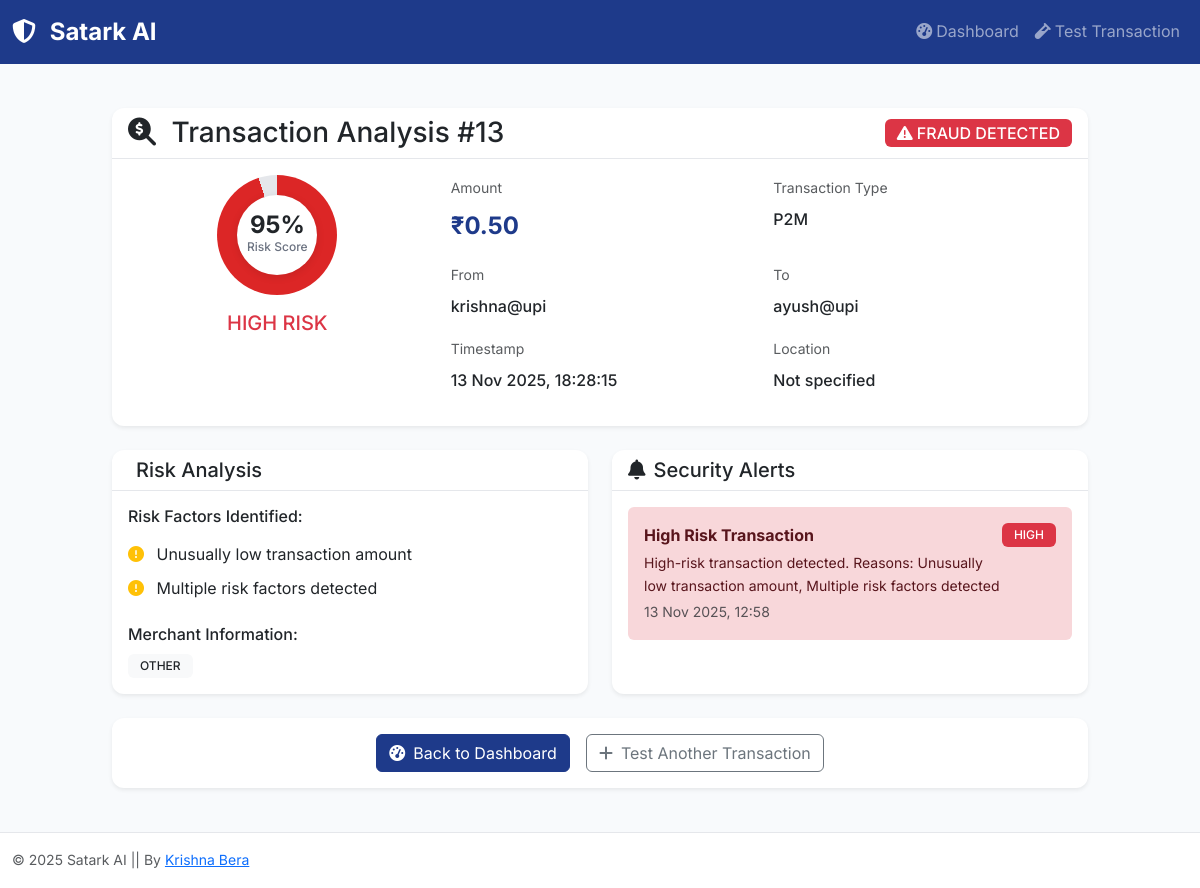
Screenshot of /transaction/13 with the database file from the repository.
### models.py (models this page shows, shortened)
class Transaction(db.Model):
    id = db.Column(db.Integer, primary_key=True)
    amount = db.Column(db.Float, nullable=False)
    sender_id = db.Column(db.String(50), nullable=False)
    receiver_id = db.Column(db.String(50), nullable=False)
    transaction_type = db.Column(db.String(20), nullable=False)
    IST = timezone(timedelta(hours=5, minutes=30))
    timestamp = db.Column(db.DateTime, default=lambda: datetime.now(IST))
    is_fraud = db.Column(db.Boolean, default=False)
    risk_score = db.Column(db.Float, default=0.0)
    location = db.Column(db.String(100))
    device_id = db.Column(db.String(100))
    merchant_category = db.Column(db.String(50))
    def to_dict(self):
        return {
            'id': self.id,
            'amount': self.amount,
            'sender_id': self.sender_id,
            'receiver_id': self.receiver_id,
            'transaction_type': self.transaction_type,
            'timestamp': self.timestamp.isoformat() if self.timestamp else None,
            'is_fraud': self.is_fraud,
            'risk_score': self.risk_score,
            'location': self.location,
            'device_id': self.device_id,
            'merchant_category': self.merchant_category
        }

class FraudAlert(db.Model):
    id = db.Column(db.Integer, primary_key=True)
    transaction_id = db.Column(db.Integer, db.ForeignKey('transaction.id'), nullable=False)
    alert_type = db.Column(db.String(50), nullable=False)
    severity = db.Column(db.String(20), nullable=False)  # HIGH, MEDIUM, LOW
    message = db.Column(db.Text, nullable=False)
    timestamp = db.Column(db.DateTime, default=datetime.utcnow)
    is_resolved = db.Column(db.Boolean, default=False)
    transaction = db.relationship('Transaction', backref=db.backref('alerts', lazy=True))

### routes.py (the view)
@app.route('/transaction/<int:transaction_id>')
def transaction_result(transaction_id):
    transaction = Transaction.query.get_or_404(transaction_id)
    transaction_data = transaction.to_dict()
    reasons = fraud_detector.get_fraud_reasons(transaction_data, transaction.risk_score)
    alerts = FraudAlert.query.filter_by(transaction_id=transaction_id).all()
    return render_template('transaction_result.html',
                         transaction=transaction,
                         reasons=reasons,
                         alerts=alerts)

### fraud_detector.py (called while the page is built)
    def get_fraud_reasons(self, transaction_data, fraud_probability):
        reasons = []
        amount = transaction_data.get('amount', 0)
        hour = datetime.now(IST).hour if 'timestamp' not in transaction_data else pd.to_datetime(transaction_data['timestamp']).hour
        if amount > 50000:
            reasons.append("Very high transaction amount")
        if amount < 1:
            reasons.append("Unusually low transaction amount")
        if hour < 6 or hour > 22:
            reasons.append("Transaction at unusual hours")
        if fraud_probability > 0.8:
            reasons.append("Multiple risk factors detected")
        if not reasons:
            reasons.append("Standard risk assessment completed")
        return reasons

### templates/transaction_result.html (shortened to what this page needs)
{% extends "base.html" %}
{% block content %}
<div class="row justify-content-center">
    <div class="col-xl-10 col-lg-12">
        <div class="card border-0 shadow-sm mb-4">
            <div class="card-header bg-transparent">
                <div class="d-flex justify-content-between align-items-center">
                    <h3 class="card-title mb-0">
                        <i class="fas fa-search-dollar me-2"></i>
                        Transaction Analysis #{{ transaction.id }}
                    </h3>
                    <div class="transaction-status">
                        {% if transaction.is_fraud %}
                            <span class="badge bg-danger fs-6">
                                <i class="fas fa-exclamation-triangle me-1"></i>FRAUD DETECTED
                            </span>
                        {% else %}
                            <span class="badge bg-success fs-6">
                                <i class="fas fa-check-circle me-1"></i>LEGITIMATE
                            </span>
                        {% endif %}
                    </div>
                </div>
            </div>
            <div class="card-body">
                <div class="row">
                    <div class="col-md-4 mb-3">
                        <div class="text-center">
                            <div class="risk-gauge mb-3">
                                <div class="risk-circle" style="background: conic-gradient(
                                    {% if transaction.risk_score > 0.7 %}#DC2626{% elif transaction.risk_score > 0.3 %}#D97706{% else %}#059669{% endif %} 0deg,
                                    {% if transaction.risk_score > 0.7 %}#DC2626{% elif transaction.risk_score > 0.3 %}#D97706{% else %}#059669{% endif %} {{ transaction.risk_score * 360 }}deg,
                                    #E5E7EB {{ transaction.risk_score * 360 }}deg
                                );">
                                    <div class="risk-inner">
                                        <div class="risk-percentage">{{ "%.0f"|format(transaction.risk_score * 100) }}%</div>
                                        <div class="risk-label">Risk Score</div>
                                    </div>
                                </div>
                            </div>
                            <h5 class="mb-0">
                                {% if transaction.risk_score > 0.7 %}
                                    <span class="text-danger">HIGH RISK</span>
                                {% elif transaction.risk_score > 0.3 %}
                                    <span class="text-warning">MEDIUM RISK</span>
                                {% else %}
                                    <span class="text-success">LOW RISK</span>
                                {% endif %}
                            </h5>
                        </div>
                    </div>
                    <div class="col-md-8">
                        <div class="row">
                            <div class="col-sm-6 mb-3">
                                <label class="form-label small text-muted">Amount</label>
                                <div class="fw-bold fs-4 text-primary">₹{{ "%.2f"|format(transaction.amount) }}</div>
                            </div>
                            <div class="col-sm-6 mb-3">
                                <label class="form-label small text-muted">Transaction Type</label>
                                <div class="fw-medium">{{ transaction.transaction_type }}</div>
                            </div>
                            <div class="col-sm-6 mb-3">
                                <label class="form-label small text-muted">From</label>
                                <div class="fw-medium text-truncate">{{ transaction.sender_id }}</div>
                            </div>
                            <div class="col-sm-6 mb-3">
                                <label class="form-label small text-muted">To</label>
                                <div class="fw-medium text-truncate">{{ transaction.receiver_id }}</div>
                            </div>
                            <div class="col-sm-6 mb-3">
                                <label class="form-label small text-muted">Timestamp</label>
                                <div class="fw-medium">{{ transaction.timestamp.strftime('%d %b %Y, %H:%M:%S') }}</div>
                            </div>
                            <div class="col-sm-6 mb-3">
                                <label class="form-label small text-muted">Location</label>
                                <div class="fw-medium">{{ transaction.location or 'Not specified' }}</div>
                            </div>
                        </div>
                    </div>
                </div>
            </div>
        </div>
        <div class="row">
            <div class="col-md-6 mb-4">
                <div class="card border-0 shadow-sm h-100">
                    <div class="card-header bg-transparent">
                        <h5 class="card-title mb-0">
                            Risk Analysis
                        </h5>
                    </div>
                    <div class="card-body">
                        <h6 class="mb-3">Risk Factors Identified:</h6>
                        <ul class="list-unstyled">
                            {% for reason in reasons %}
                            <li class="mb-2">
                                <i class="fas fa-exclamation-circle text-warning me-2"></i>
                                {{ reason }}
                            </li>
                            {% endfor %}
                        </ul>
                        {% if transaction.merchant_category %}
                        <div class="mt-4">
                            <h6 class="mb-2">Merchant Information:</h6>
                            <span class="badge bg-light text-dark">{{ transaction.merchant_category }}</span>
                        </div>
                        {% endif %}
                    </div>
                </div>
            </div>
            <div class="col-md-6 mb-4">
                <div class="card border-0 shadow-sm h-100">
                    <div class="card-header bg-transparent">
                        <h5 class="card-title mb-0">
                            <i class="fas fa-bell me-2"></i>Security Alerts
                        </h5>
                    </div>
                    <div class="card-body">
                        {% if alerts %}
                            {% for alert in alerts %}
                            <div class="alert alert-{{ 'danger' if alert.severity == 'HIGH' else 'warning' if alert.severity == 'MEDIUM' else 'info' }} border-0 mb-3">
                                <div class="d-flex justify-content-between align-items-start">
                                    <div>
                                        <div class="fw-bold mb-1">{{ alert.alert_type.replace('_', ' ').title() }}</div>
                                        <div class="small">{{ alert.message }}</div>
                                        <div class="text-muted small mt-1">
                                            {{ alert.timestamp.strftime('%d %b %Y, %H:%M') }}
                                        </div>
                                    </div>
                                    <span class="badge bg-{{ 'danger' if alert.severity == 'HIGH' else 'warning' if alert.severity == 'MEDIUM' else 'info' }}">
                                        {{ alert.severity }}
                                    </span>
                                </div>
                            </div>
                            {% endfor %}
                        {% else %}
                            <div class="text-center py-3">
                                <i class="fas fa-shield-alt text-success fa-2x mb-2"></i>
                                <p class="text-muted mb-0">No security alerts for this transaction</p>
                            </div>
                        {% endif %}
                    </div>
                </div>
            </div>
        </div>
        <div class="card border-0 shadow-sm">
            <div class="card-body">
                <div class="d-flex gap-3 justify-content-center">
                    <a href="{{ url_for('dashboard') }}" class="btn btn-primary">
                        <i class="fas fa-tachometer-alt me-2"></i>Back to Dashboard
                    </a>
                    <a href="{{ url_for('test_transaction') }}" class="btn btn-outline-secondary">
                        <i class="fas fa-plus me-2"></i>Test Another Transaction
                    </a>
                </div>
            </div>
        </div>
    </div>
</div>
{% endblock %}

### static/css/style.css (style rules this page uses)
:root { --primary-color: #1E3A8A; --secondary-color: #DC2626; --success-color: #059669; --warning-color: #D97706; --background-color: #F8FAFC; --text-color: #1E293B; --light-gray: #E2E8F0; --border-radius: 12px; --spacing: 20px; --box-shadow: 0 4px 6px -1px rgba(0, 0, 0, 0.1), 0 2px 4px -1px rgba(0, 0, 0, 0.06); }
body { font-family: 'Inter', -apple-system, BlinkMacSystemFont, 'Segoe UI', 'Roboto', sans-serif; background-color: var(--background-color); color: var(--text-color); line-height: 1.6; }
.btn-primary { background-color: var(--primary-color); border-color: var(--primary-color); }
.text-primary { color: var(--primary-color) !important; }
.card { border-radius: var(--border-radius); box-shadow: var(--box-shadow); border: 1px solid #E5E7EB; transition: transform 0.2s ease, box-shadow 0.2s ease; }
.card-header { background-color: #FAFBFC; border-bottom: 1px solid #E5E7EB; font-weight: 600; }
.badge { font-weight: 500; padding: 6px 12px; border-radius: 6px; }

### templates/transaction_result.html (style rules this page uses)
.risk-gauge { position: relative; width: 120px; height: 120px; margin: 0 auto; }
.risk-circle { width: 120px; height: 120px; border-radius: 50%; position: relative; display: flex; align-items: center; justify-content: center; }
.risk-inner { width: 80px; height: 80px; background: white; border-radius: 50%; display: flex; flex-direction: column; align-items: center; justify-content: center; box-shadow: 0 2px 8px rgba(0,0,0,0.1); }
.risk-percentage { font-size: 1.5rem; font-weight: 700; line-height: 1; }
.risk-label { font-size: 0.75rem; color: #6B7280; font-weight: 500; }

### rows the page displays
Transaction: transaction.risk_score*100 "95", amount "0.50"
FraudAlert: alert_type.replace "High Risk Transaction", message "High-risk transaction detected. Reasons: Unusually low transaction amount, Multiple risk factors detected", timestamp "13 Nov 2025, 12:58", severity "HIGH"

### other values shown
{{ reason }} "Unusually low transaction amount" "Multiple risk factors detected"
